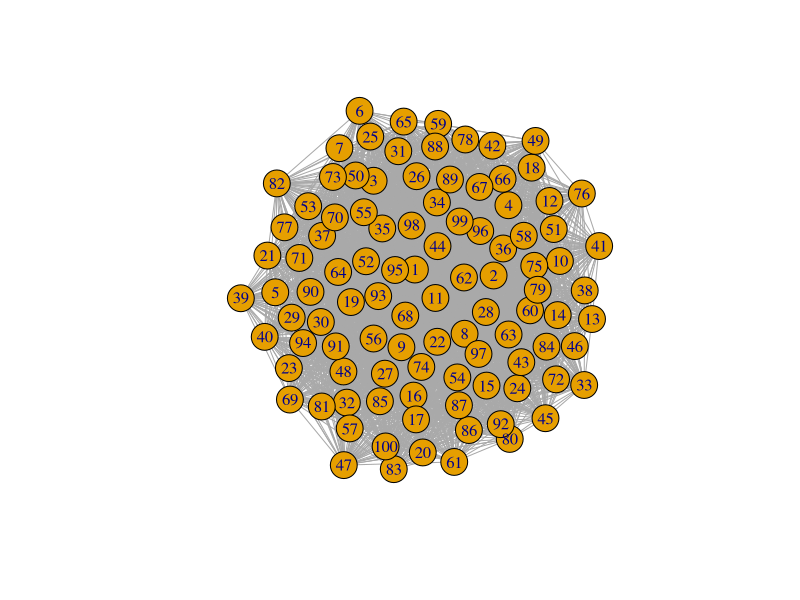
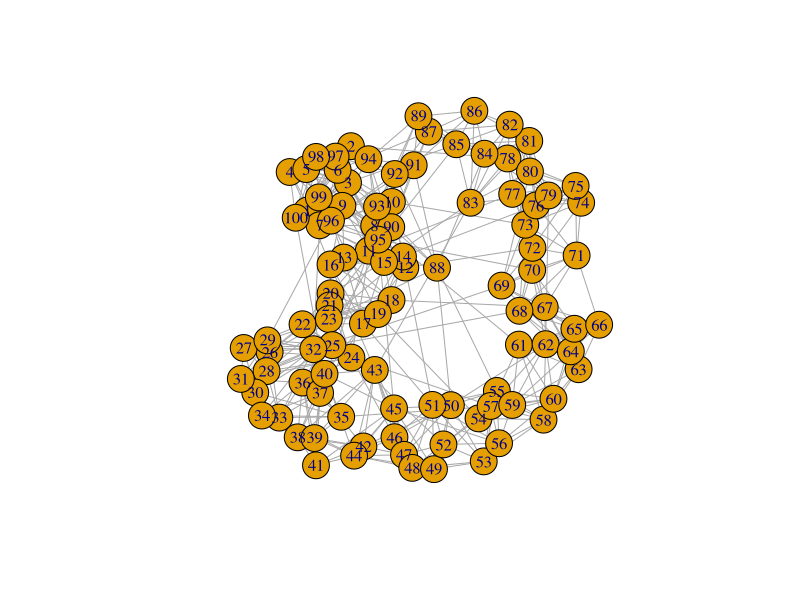
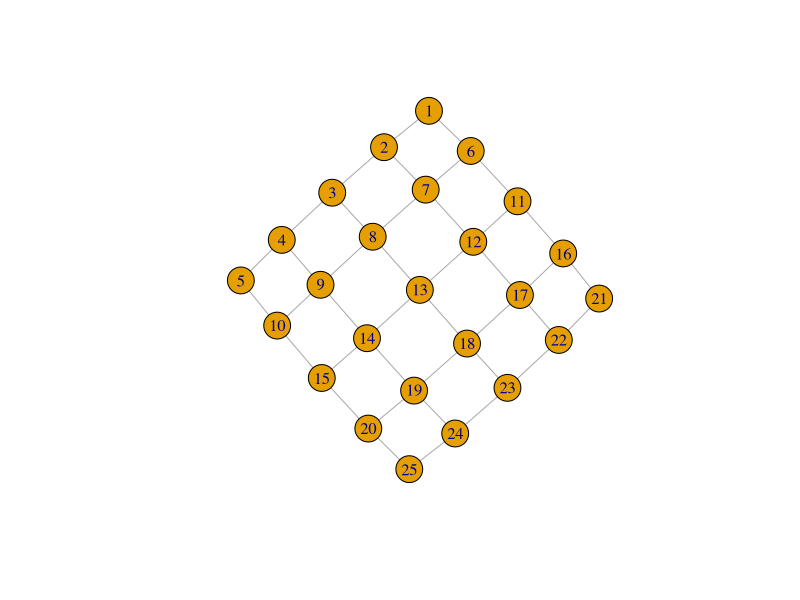
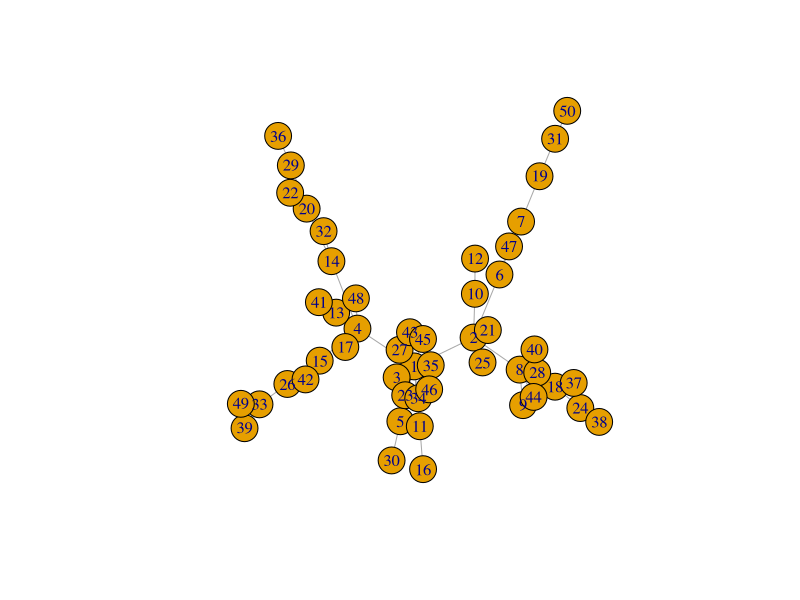
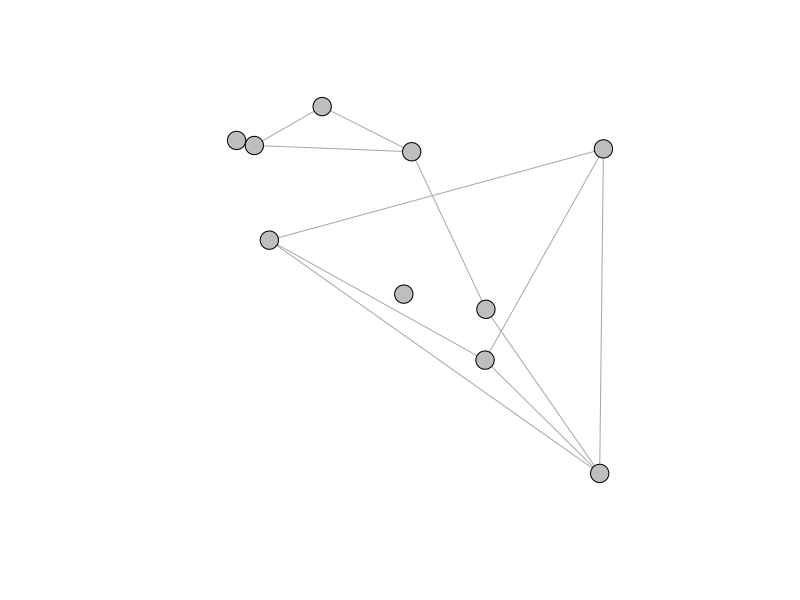

These charts were generated, in order, by the following R code:
## ----setup, include=FALSE-----------------------------------------------------------
knitr::opts_chunk$set(echo = TRUE)


## -----------------------------------------------------------------------------------
library(igraph)


## -----------------------------------------------------------------------------------
#Random graph
erdos<-function(n,p){
  erdos_graph=sample_gnp(n, p, directed = FALSE, loops = FALSE)
summary(erdos_graph)
}
f1=erdos(100,0.6)
plot(f1)


## -----------------------------------------------------------------------------------
#Small-world
sm_world<-function(d,s,n,p){
  sm_graph=sample_smallworld(d, s, n, p, loops = F, multiple = F)
summary(sm_graph)
}
f2=sm_world(1, 100, 5, 0.05)
plot(f2)


## -----------------------------------------------------------------------------------
#Lattice graph
Lattice<-function(d,l){
  lattice_graph=make_lattice(dim=d,length=l, directed= F, mutual= T, circular = F)
summary(lattice_graph)
}
f3=Lattice(2,5)
plot(f3)


## -----------------------------------------------------------------------------------
#scale free
scale_free<-function(n,pw){
  scale_free_graph=sample_pa(n,pw, directed= F)
summary(scale_free_graph)
}
f4=scale_free(50,1)
plot(f4)


## -----------------------------------------------------------------------------------
#Spatial graph of x,y coordinate join in space
spatial <- function(n,r) {
  v <- NULL
  for (i in 1:n) {
    x <- runif(1)
    y <- runif(1)
    v <- rbind(v,c(i,x,y))
    coords<<-rbind(coords, c(x,y))
  }
  
  E <- NULL
  R2 <- r*r;
  for (i in seq(1,n-1)) {
    for (j in seq(i+1,n)) {
      if (((v[i,2]-v[j,2])^2 + (v[i,3]-v[j,3])^2) < R2) {
        E <- as.data.frame(rbind(E,c(i,j)))
      }
    }
  }
  return(E)
}

coords=NULL

E = spatial(10,0.3)

G=graph_from_data_frame(E, directed=FALSE)

V(G)$color<-"grey"
G$layout=coords

plot(G,vertex.label=NA,vertex.size=10)


## -----------------------------------------------------------------------------------

getGraphFeatures <- function(g){
  
#  networks <- list.files(paste(folder_name))
  
  Global_summary <- NULL
  
    
    netclust <- clusters(g) #look for subgraphs
    gcc <- V(g)[netclust$membership == which.max(netclust$csize)]#select vertices from the largest sub-graph
    #we could do this for other component graphs?
#    gccnet <- induced.subgraph(g, gcc) #make it a igraph object.
    
    #need to remove loops etc
    gcc_s <- igraph::simplify(g, remove.multiple = TRUE, remove.loops = TRUE)
    #plot(gcc_s)
    
    #network characteristics
    
    #convert to a laplacian matrix
    M <- laplacian_matrix(gcc_s,sparse = FALSE)
    
    #Adjacency matrix
    Adj <-gcc_s[]
    #Adjacency spectrum
    Adjacency_spectrum<-eigen(Adj)
    

    #calc eigenvectors
    spec <- eigen(M)
    #take the second smallest eigenvalue
    FiedlerValue<- spec$values[length(spec$value)-1]
    
    #Largest value of the adjacency
    ##This value controls the propagation of infection in SIS/SIR model
    ### The larger Adj_val the faster the growth of infection at the beginning time
    Adj_val<-Adjacency_spectrum$values[1]
    Eigen_central=Adjacency_spectrum$vectors[,ncol(Adjacency_spectrum$vectors)[1]]
    most_infected_node<-match(max(Eigen_central),Eigen_central)# highest node degree
    
    #Note:Probability of infection of nodes depends on V_1(first eigen vector of adjacency matrix)
    ## so the prob that a node is infected is proportional to its eigen vector centrality (V_1)
    ## since centrality depends on number of nodes its connected to and how well node are connected
    
    
    #Epidemic threshold
    ##Infection dies or survives if beta/gamma is < or > Rnot respectively
    Rnot<-1/Adj_val # spectral of adjacency for undirected network controls the epidemic threshold
    
    #
    
    #Threshold comparism of 
    
    #Newman's relative Q (from Sah et al 2017) modularity
    
    #detect commnuities and calc relative Newman's Q
    wc <- cluster_walktrap(gcc_s) # This function tries to find densely connected subgraphs, 
    lc<- cluster_louvain(gcc_s) #this is the method used inSah et al 2017 - allows comparison? 
    #also called communities in a graph via random walks.
    
    mod <- modularity(gcc_s, membership(lc))
    #max_mod <- 
    #Qrel <- mod/max_mod #Sah et al normalize modularity this way, but Im not sure why maximum modulairity is the best way to do this
    #plot(lc,gccnet)  check out the plot if needed
    
    #other network characteristics
    deg <- mean(degree(gcc_s, mode="all", normalized=TRUE)) #normalized currently
    
    cent <-  eigen_centrality(gcc_s, directed=T, weights=NA)
    cent <- cent$value
    
    trans <- as.data.frame(transitivity(gcc_s, type="global"))
    
    di <- diameter(gcc_s, directed=F, weights=NA)
    network_size<-vcount(gcc_s)
    
    #Global_summary[1] <- bind_cols(g_names, propI2,propI5, FiedlerValue, mod, deg, cent, trans, di) %>%
    #set_names('g_names')
    
    Global_summary <- c(FiedlerValue, Adj_val, Rnot, network_size, most_infected_node, mod, deg, cent, trans, di) 
  
  
  Global_summary <- do.call(rbind, Global_summary)
  rownames(Global_summary) <- c('Fiedler','Adj_val','Rnot','network_size','most_infected_node', 'Modularity', 'Mean_degree', 'Centrality', 'Transivity', 'Diameter')
  Global_summary  <- as.data.frame(Global_summary)
  
  
  return(Global_summary)
}



## ----echo=FALSE---------------------------------------------------------------------
## Disease simulation

#getGraphFeatures <- function() {
  ## output: data frame
  
#}

# converting downloaded networks into igraph objects
# use something liek this to convert:
# dat <- read.table(networks[i]) #haven't dealt with the temporal nature of this yet. Third column appears to be a date...


library(igraph)
#Simple SIR disease simulation
# Disease status: 0=healthy/susceptible, 1=infected, 2=removed/dead/recovered
episim <- function(G, nticks=10, beta=0.1, gamma=0.2, initState=NULL, propInfected=0.5) {
  ## G is igraph object
  E <- G[] #adjacency matrix of graph (network object)
  n <- ncol(E) #number of columns (nodes) in network object
  inf_per_time<-matrix(data=0,(nticks+1),n)#progression of infection/transition of state of each node for each time step
  # Set initial state  
  # initState is list of initial state of each vertex in G.  E.g., from (1,0,0...0) or (0,1,0,1,0,....)
  if (is.null(initState)) {
    stat <- rbinom(n,1,propInfected)#set initial state of each nodes if non (note, no recovered node at initial state)
  } else {
    stat <- initState #initial existing state.
  }
  current_stat=stat
  nextStat<-rep(0,length(stat))
  time=2 # since we have nticks+1
  
  #note: there is no recovered node at initial state only susceptible nodes and some infected nodes
  #initial state vector must not contain 2, but only 0 and 1 for the first row
  #set next state vector initially as initial state.
  for (tick in 1:nticks) {
    inf_per_time[1,]=current_stat#time 0=initial state
    # first transition phase: S -> I
    for (i in which(stat==0)) {#for all susceptible nodes (denoted 0) in initial state
      for (j in (1:n)) { # for all other neighbor nodes
        if ((E[i,j]>=1)&(stat[j]==1)&(runif(1)<=beta)) #each infected node infects its nearest neighbor/node it shares a link/edge with, with prob beta
        {
          nextStat[i] <- 1;break#assign node as infected if above condition is met else and break out of loop
        }
        else{
          nextStat[i]<-0 #node remains as susceptible, since not all contact leads to an infection.
        }
      }
    }
    
    # second transition phase: I -> R
    for (i in which(stat==1)) {#for all infected nodes in initial state
      if (runif(1)<=gamma) { #compares a randomly generated uniform number to recovery rate
        nextStat[i] <- 2 #assigns node as recovered if condition above is met else
      }
      else{
        nextStat[i]<-1 #nodes remain infected 
      }
    }
    
    #for SIR, recovered node do not participate in further disease propagation (permanent immunity)    
    
    stat <- nextStat#assigns states of nodes for each time step as existing state 
    
    inf_per_time[time,] <- stat
    rownames(inf_per_time)=0:nticks#re-order row names from time step 0=initial state
    colnames(inf_per_time)=NULL#make column names as null
    
    
    time=time+1
    
  }
  
  return (inf_per_time)
  
}
#G <- erdos.renyi.game(10, .5,direct=F)    #random graph generated
#f=episim(G,beta = 0.3,gamma=0.2)




## -----------------------------------------------------------------------------------

### Making epidemic summary on a network

  # make state counts
  # data frame for counts of state
  # set number of rows and columns
  # column names to SEIR
epi_summary<-function(f){   
#  if (is.data.frame(f)){
#    f=as.matrix(f)
#  }
   numrows=dim(f)[1]
   state_counts=matrix(0,nrow=numrows,ncol=3)
   colnames(state_counts)=c("S","I","R")
   
    
   for (tick in 1:numrows){
     s = length(which(f[tick,]==0))
     i = length(which(f[tick,]==1))
     r = length(which(f[tick,]==2))
     
     state_counts[tick,] <- c(s,i,r)
     
   }
   
   #state_counts <- do.call(rbind, state_counts)
   state_counts <- as.data.frame(state_counts)
   rownames(state_counts)=0:(numrows-1)
   state_counts
}  



## ----message=F----------------------------------------------------------------------
# [1] Replicating the network N times
set.seed(1)
N=10
erdos_graph=list()
erdos<-function(n,p){
 for (i in 1:N){
   erdos_graph[[i]]=sample_gnp(n,p, directed = FALSE, loops =FALSE)
 }
  return(erdos_graph)
}

#Test
G_2=erdos(20,.2)
G_2



## -----------------------------------------------------------------------------------
#[2] simulating SIR process on each simulated graph and extracting the summary

sim_all_graphs=NULL
summary_all_graphs=NULL

nets_epi_summary<-function(G){
  for (i in 1:N){
    sim_all_graphs[[i]] = lapply(G,episim)
    summary_all_graphs[[i]]=lapply(sim_all_graphs[[i]],epi_summary)
  }
  return(summary_all_graphs)
}


#[3] Time to infection of 20% of individual

